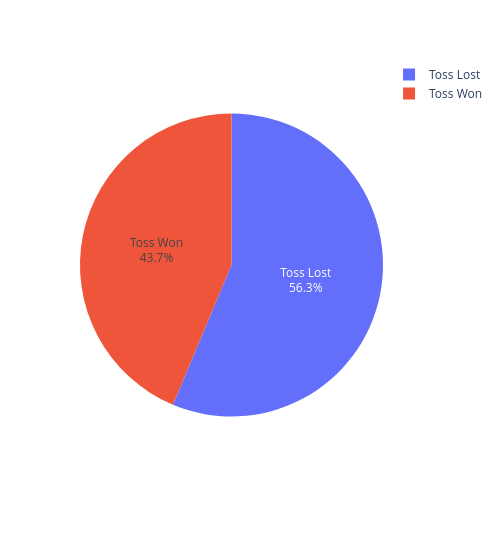

The notebook cell saved with this chart:
### Code cell
fig = px.pie(tm, values=tm['Percentage'], names=['Toss Lost','Toss Won'])
fig.update_traces(textposition='inside',
                  textinfo='percent+label',
                  sort=False)
fig.update_layout(width=500, height=550)
fig.show()

### Figure 1 — Plotly figure (JSON) as saved in the notebook; plotly's stock layout.template omitted (floating-point values rounded to 4 significant figures)
{"data": [{"domain": {"x": [0, 1], "y": [0, 1]}, "hovertemplate": "label=%{label}<br>Percentage=%{value}<extra></extra>", "labels": ["Toss Lost", "Toss Won"], "legendgroup": "", "name": "", "showlegend": true, "sort": false, "textinfo": "percent+label", "textposition": "inside", "type": "pie", "values": [56.32, 43.68]}], "layout": {"height": 550, "legend": {"tracegroupgap": 0}, "margin": {"t": 60}, "width": 500}}
